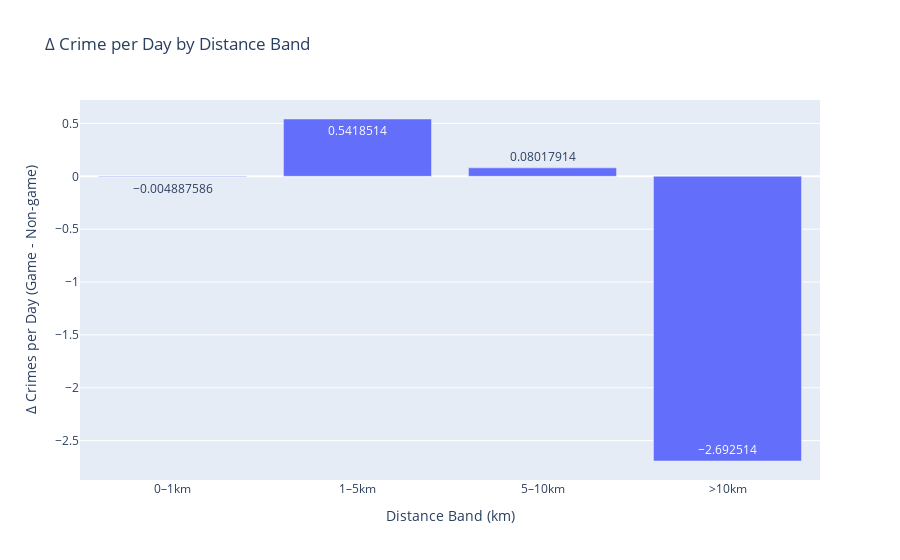

Notebook code for this chart:
### Code cell
#Stadium Coordinates (Wells Fargo Center)
wells_fargo = (-75.1720, 39.9012)

#Preprocess crime data
philly_processed = utils.preprocess_crime_data(
    philly_crime_all,
    stadium_coords=wells_fargo,
    date_col='dispatch_date_time'
)

#load sixers games
sixers_games_all = utils.load_all_sixers_games()

#filter to home games
home_games = sixers_games_all[sixers_games_all["Location"] == "Home"]

#Tag game days in crime df
philly_tagged = utils.tag_game_windows(
    df=philly_processed,
    games_df=home_games,
    team_name="76ers"
)

#Compute Δ Crime by Distance Bands
philly_delta_by_distance = utils.compute_distance_crime_delta(philly_tagged, bins=[0, 1000, 5000, 10000])

#Plot Stadium-Centered Radius Map with Δ Crime Bar Chart
figmap,figbar=utils.plot_stadium_radii_map_with_bar_chart(
    stadium_coords=wells_fargo,
    delta_df=philly_delta_by_distance,
    radii_meters=[1000, 5000, 10000],
    title="Crime Δ by Radius Around Wells Fargo Center",
    zoom=9,
    save_path_bar="output/figures/philly_sixers_gameday_distances_bar.png"
)
figmap.show()
figbar.show()

### Figure 1 — Plotly figure (JSON) as saved in the notebook; plotly's stock layout.template omitted (floating-point values rounded to 4 significant figures)
{"data": [{"hovertemplate": "Distance Band (km)=%{x}<br>Δ Crimes per Day (Game - Non-game)=%{y}<extra></extra>", "legendgroup": "", "marker": {"color": "#636efa", "pattern": {"shape": ""}}, "name": "", "orientation": "v", "showlegend": false, "textposition": "auto", "texttemplate": "%{y}", "type": "bar", "x": ["0–1km", "1–5km", "5–10km", ">10km"], "xaxis": "x", "y": [-0.004888, 0.5419, 0.08018, -2.693], "yaxis": "y"}], "layout": {"autosize": true, "barmode": "relative", "legend": {"tracegroupgap": 0}, "title": {"text": "Δ Crime per Day by Distance Band"}, "xaxis": {"anchor": "y", "autorange": true, "domain": [0, 1], "range": [-0.5, 3.5], "title": {"text": "Distance Band (km)"}, "type": "category"}, "yaxis": {"anchor": "x", "autorange": true, "domain": [0, 1], "range": [-2.872, 0.7215], "title": {"text": "Δ Crimes per Day (Game - Non-game)"}, "type": "linear"}}}
